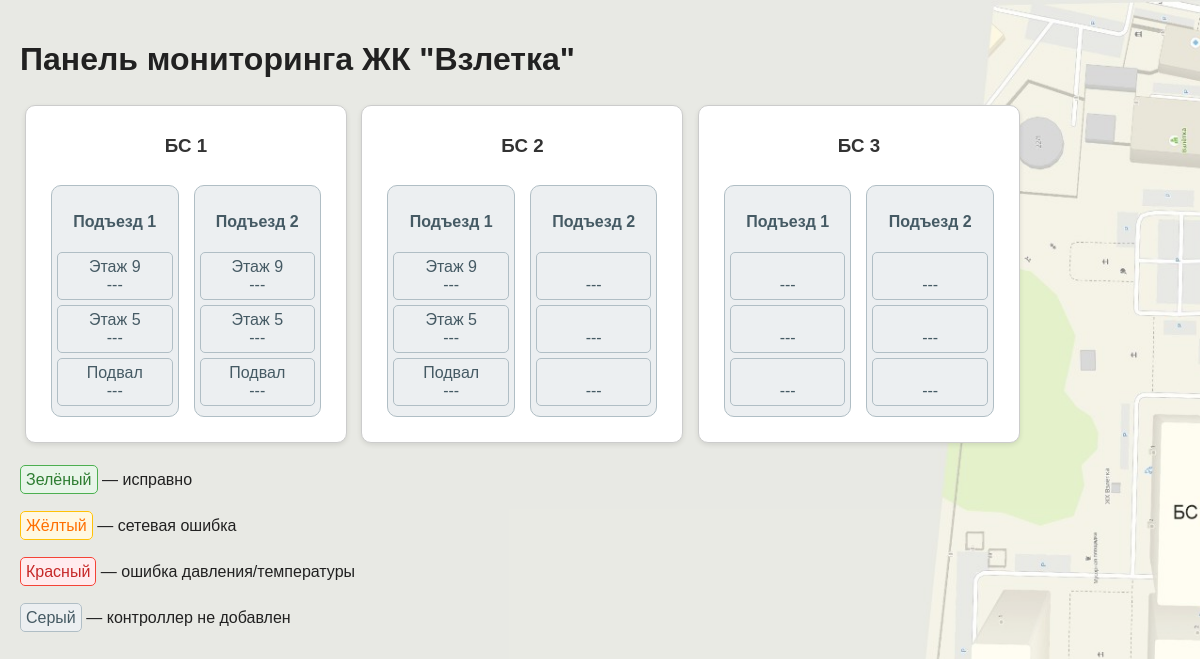
Before: / with the older database file.
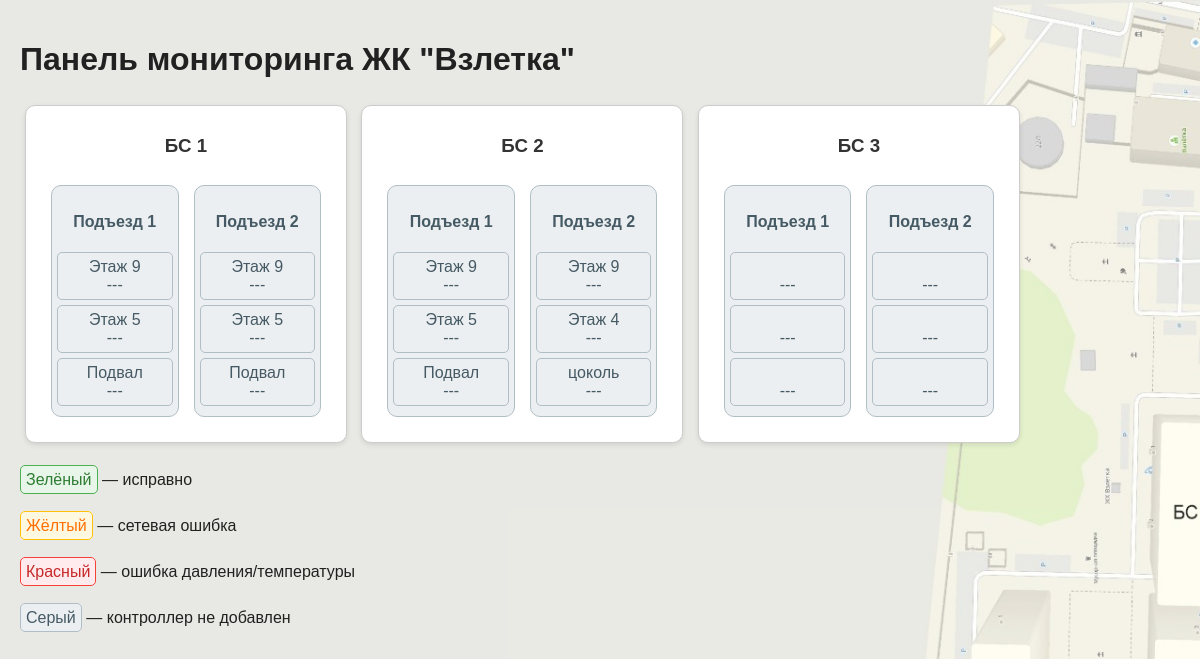
After: the same page with the newer database file.
### monitor/models.py (models this page shows, shortened)
class Microcontroller(models.Model):
    id_device = models.CharField(max_length=100, verbose_name="id положения конроллера")
    name = models.CharField(max_length=100, verbose_name="имя на схеме")
    ip = models.GenericIPAddressField(protocol='IPv4', verbose_name="IP-адрес")
    min_temp = models.FloatField(verbose_name="Мин. температура (°C)")
    max_temp = models.FloatField(verbose_name="Макс. температура (°C)")
    min_pressure = models.FloatField(verbose_name="Мин. давление (Атм)")
    max_pressure = models.FloatField(verbose_name="Макс. давление (Атм)")

### monitor/views.py (the view)
# urls.py: path('', views.dashboard_view, name='dashboard'),  # главная страница
def dashboard_view(request):
    controllers = Microcontroller.objects.all()
    controllers_dict = {c.id_device: c for c in controllers}
    return render(request, 'monitor/dashboard.html',
{'controllers_dict': controllers_dict
    })  # путь к шаблону

### monitor/templates/monitor/dashboard.html (shortened to what this page needs)
{% load static %}
<!DOCTYPE html>
<html lang="ru">
<head>
</head>
<body>
    <div class="overlay">
    <h1> Панель мониторинга ЖК "Взлетка"</h1>
    <div class="bs-wrapper">
        <div class="bs-title">
            <h3>БС 1</h3>
        </div>
        <div class="block bs">
            <div class="block netral">
                <h4>Подъезд 1</h4>
                {% with device=controllers_dict.BS1_entrance1_floor3 %}
                    <a id="BS1_entrance1_floor3" href="http://{{ device.ip }}" class="naked-link floor netral">
                    {{ device.name }} <br> --- <br>
                    </a>
                {% endwith %}
                {% with device=controllers_dict.BS1_entrance1_floor2 %}
                    <a id="BS1_entrance1_floor2" href="http://{{ device.ip }}" class="naked-link floor netral">
                    {{ device.name }} <br> --- <br>
                    </a>
                {% endwith %}
                {% with device=controllers_dict.BS1_entrance1_floor1 %}
                    <a id="BS1_entrance1_floor1" href="http://{{ device.ip }}" class="naked-link floor netral">
                    {{ device.name }} <br> --- <br>
                    </a>
                {% endwith %}
            </div>
            <div class="block netral">
                <h4>Подъезд 2</h4>
                {% with device=controllers_dict.BS1_entrance2_floor3 %}
                    <a id="BS1_entrance2_floor3" href="http://{{ device.ip }}" class="naked-link floor netral">
                    {{ device.name }} <br> --- <br>
                    </a>
                {% endwith %}
                {% with device=controllers_dict.BS1_entrance2_floor2 %}
                    <a id="BS1_entrance2_floor2" href="http://{{ device.ip }}" class="naked-link floor netral">
                    {{ device.name }} <br> --- <br>
                    </a>
                {% endwith %}
                {% with device=controllers_dict.BS1_entrance2_floor1 %}
                    <a id="BS1_entrance2_floor1" href="http://{{ device.ip }}" class="naked-link floor netral">
                    {{ device.name }} <br> --- <br>
                    </a>
                {% endwith %}
            </div>
        </div>
    </div>
    <div class="bs-wrapper">
        <div class="bs-title">
            <h3>БС 2</h3>
        </div>
        <div class="block bs">
            <div class="block netral">
                <h4>Подъезд 1</h4>
                {% with device=controllers_dict.BS2_entrance1_floor3 %}
                    <a id="BS2_entrance1_floor3" href="http://{{ device.ip }}" class="naked-link floor netral">
                    {{ device.name }} <br> --- <br>
                    </a>
                {% endwith %}
                {% with device=controllers_dict.BS2_entrance1_floor2 %}
                    <a id="BS2_entrance1_floor2" href="http://{{ device.ip }}" class="naked-link floor netral">
                    {{ device.name }} <br> --- <br>
                    </a>
                {% endwith %}
                {% with device=controllers_dict.BS2_entrance1_floor1 %}
                    <a id="BS2_entrance1_floor1" href="http://{{ device.ip }}" class="naked-link floor netral">
                    {{ device.name }} <br> --- <br>
                    </a>
                {% endwith %}
            </div>
            <div class="block netral">
                <h4>Подъезд 2</h4>
                {% with device=controllers_dict.BS2_entrance2_floor3 %}
                    <a id="BS2_entrance2_floor3" href="http://{{ device.ip }}" class="naked-link floor netral">
                    {{ device.name }} <br> --- <br>
                    </a>
                {% endwith %}
                {% with device=controllers_dict.BS2_entrance2_floor2 %}
                    <a id="BS2_entrance2_floor2" href="http://{{ device.ip }}" class="naked-link floor netral">
                    {{ device.name }} <br> --- <br>
                    </a>
                {% endwith %}
                {% with device=controllers_dict.BS2_entrance2_floor1 %}
                    <a id="BS2_entrance2_floor1" href="http://{{ device.ip }}" class="naked-link floor netral">
                    {{ device.name }} <br> --- <br>
                    </a>
                {% endwith %}
            </div>
        </div>
    </div>
    <div class="bs-wrapper">
        <div class="bs-title">
            <h3>БС 3</h3>
        </div>
        <div class="block bs">
            <div class="block netral">
                <h4>Подъезд 1</h4>
                {% with device=controllers_dict.BS3_entrance1_floor3 %}
                    <a id="BS3_entrance1_floor3" href="http://{{ device.ip }}" class="naked-link floor netral">
                    {{ device.name }} <br> --- <br>
                    </a>
                {% endwith %}
                {% with device=controllers_dict.BS3_entrance1_floor2 %}
                    <a id="BS3_entrance1_floor2" href="http://{{ device.ip }}" class="naked-link floor netral">
                    {{ device.name }} <br> --- <br>
                    </a>
                {% endwith %}
                {% with device=controllers_dict.BS3_entrance1_floor1 %}
                    <a id="BS3_entrance1_floor1" href="http://{{ device.ip }}" class="naked-link floor netral">
                    {{ device.name }} <br> --- <br>
                    </a>
                {% endwith %}
            </div>
            <div class="block netral">
                <h4>Подъезд 2</h4>
                {% with device=controllers_dict.BS3_entrance2_floor3 %}
                    <a id="BS3_entrance2_floor3" href="http://{{ device.ip }}" class="naked-link floor netral">
                    {{ device.name }} <br> --- <br>
                    </a>
                {% endwith %}
                {% with device=controllers_dict.BS3_entrance2_floor2 %}
                    <a id="BS3_entrance2_floor2" href="http://{{ device.ip }}" class="naked-link floor netral">
                    {{ device.name }} <br> --- <br>
                    </a>
                {% endwith %}
                {% with device=controllers_dict.BS3_entrance2_floor1 %}
                    <a id="BS3_entrance2_floor1" href="http://{{ device.ip }}" class="naked-link floor netral">
                    {{ device.name }} <br> --- <br>
                    </a>
                {% endwith %}
            </div>
        </div>
    </div>
    <div class="legend">
        <br>
        <div><span class="floor ok">Зелёный</span> — исправно</div> <br>
        <div><span class="floor error">Жёлтый</span> — сетевая ошибка</div> <br>
        <div><span class="floor warn">Красный</span> — ошибка давления/температуры</div> <br>
        <div><span class="floor netral">Серый</span> — контроллер не добавлен</div> <br>
    </div>
    </div>
</body>
</html>

Changed rows visible on the page:
added Microcontroller: name "Этаж 9"
added Microcontroller: name "Этаж 4"
added Microcontroller: name "цоколь"
